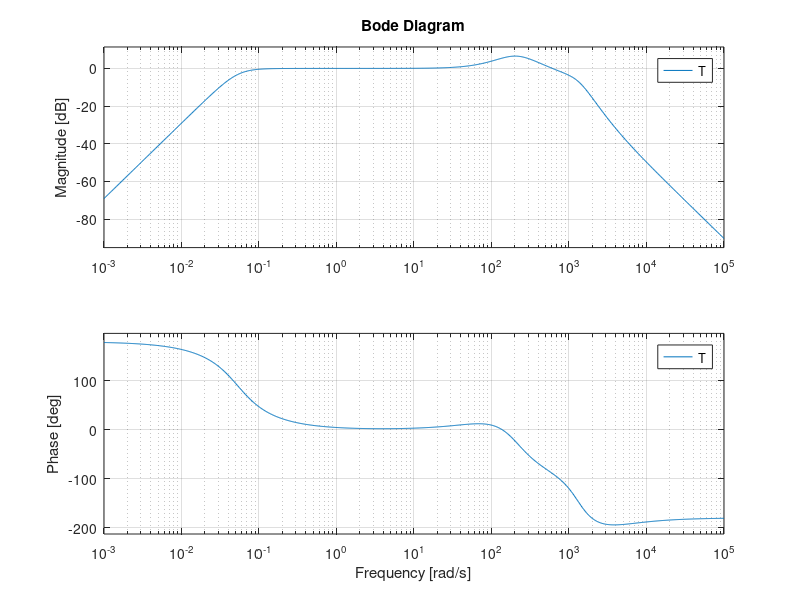

Recreate this plot in MATLAB.
% Transfer function for seismometer

zeros_ = [0 0 -90 -160.7 -3108]; % rad / s
poles_ = [-0.03852 + 0.03658i;
          -0.03852 - 0.03658i;
          -178;
          -135 + 160i;
          -135 - 160i;
          -671 + 1154i;
          -671 - 1154i]';
        
k_ = 3.080e5;
f0_ = 1;
S_ = 1201; % V s/m

T = zpk (zeros_, poles_, k_);

bode (T);